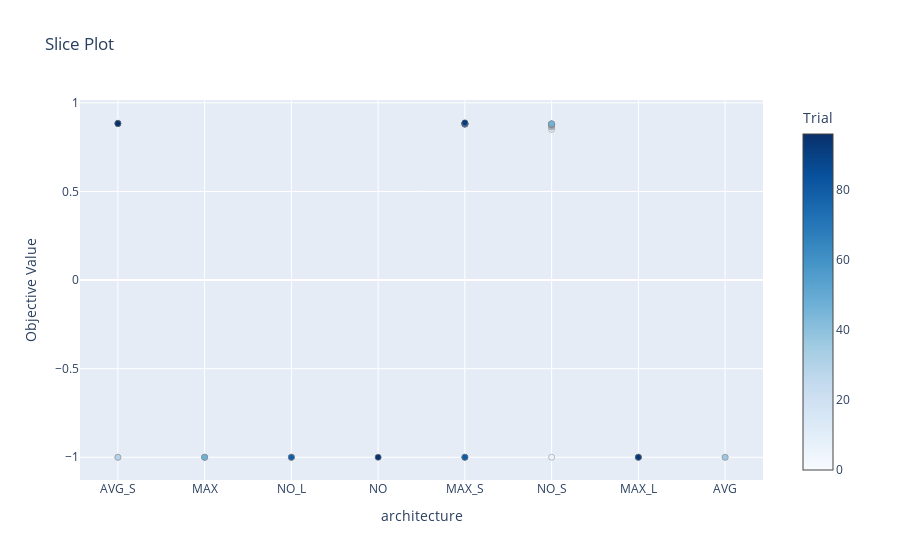

The cell this chart's notebook holds for it:
### Markdown cell above
#### Best Model Architecture

### Code cell
fig = optuna.visualization.plot_slice(study, params=['architecture'])
fig.show()

### Figure 1 — Plotly figure (JSON) as saved in the notebook; plotly's stock layout.template omitted (floating-point values rounded to 4 significant figures)
{"data": [{"marker": {"color": [0, 1, 2, 3, 4, 5, 6, 7, 8, 9, 10, 11, 16, 19, 22, 23, 24, 26, 27, 29, 30, 31, 32, 33, 34, 36, 38, 39, 41, 42, 44, 46, 47, 48, 49, 51, 52, 53, 54, 56, 57, 58, 60, 61, 62, 63, 64, 66, 70, 71, 72, 74, 75, 77, 78, 79, 80, 82, 83, 86, 91, 92, 93, 95, 96], "colorbar": {"title": {"text": "Trial"}, "x": 1, "xpad": 40}, "colorscale": [[0, "rgb(247,251,255)"], [0.125, "rgb(222,235,247)"], [0.25, "rgb(198,219,239)"], [0.375, "rgb(158,202,225)"], [0.5, "rgb(107,174,214)"], [0.625, "rgb(66,146,198)"], [0.75, "rgb(33,113,181)"], [0.875, "rgb(8,81,156)"], [1, "rgb(8,48,107)"]], "line": {"color": "Grey", "width": 0.5}}, "mode": "markers", "showlegend": false, "type": "scatter", "x": ["AVG_S", "MAX", "NO_L", "NO", "MAX_S", "NO_S", "NO_S", "NO_L", "MAX_L", "AVG", "NO_S", "NO_S", "MAX", "MAX_L", "NO_S", "NO_S", "NO_S", "NO_S", "NO_S", "AVG_S", "NO_L", "NO_S", "NO_S", "MAX", "NO_S", "AVG", "MAX_L", "NO_L", "NO_S", "NO_S", "NO_S", "NO_S", "MAX", "MAX_S", "MAX_S", "MAX_S", "MAX_S", "MAX_S", "MAX_S", "MAX_S", "MAX_S", "MAX_S", "MAX_S", "MAX_S", "MAX_S", "MAX_S", "MAX_S", "MAX_S", "MAX_S", "MAX_S", "MAX_S", "MAX_S", "MAX_L", "MAX_S", "MAX_S", "NO_L", "MAX_S", "MAX_S", "AVG_S", "AVG_S", "AVG_S", "MAX_S", "MAX_L", "NO", "AVG_S"], "y": [-1, -1, -1, -1, -1, -1, 0.8504, -1, -1, -1, 0.864, 0.8641, -1, -1, 0.8699, 0.8739, 0.8747, 0.8798, 0.8792, -1, -1, 0.8795, 0.8787, -1, 0.879, -1, -1, -1, 0.8801, 0.8793, 0.8817, 0.8822, -1, 0.8832, 0.8801, 0.8823, 0.8838, 0.8827, 0.8834, 0.8836, -1, 0.8821, 0.8803, 0.88, 0.883, 0.8829, 0.8806, 0.8802, 0.8829, 0.8818, 0.8843, 0.8817, -1, -1, 0.8847, -1, -1, 0.8824, 0.8838, 0.8856, 0.8826, 0.8878, -1, -1, 0.8835]}], "layout": {"title": {"text": "Slice Plot"}, "xaxis": {"title": {"text": "architecture"}}, "yaxis": {"title": {"text": "Objective Value"}}}}
